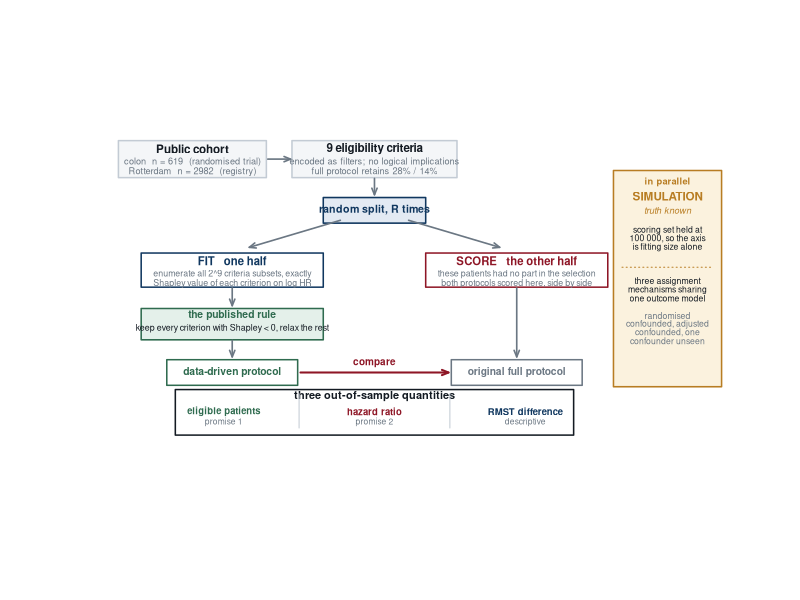

Reproduce this figure in R.
## Figure 1: the study design. The one thing a reader must take away is that the
## rule is FITTED on one half and the protocol it produces is SCORED on the other,
## so neither protocol had a hand in choosing itself.
## Pure graphics -- no data, no package. Run from the repository root.
dir.create("analysis/out", showWarnings = FALSE, recursive = TRUE)
png("analysis/out/fig_design.png", width = 2200, height = 1120, res = 200)
op <- par(mar = c(0,0,0,0), xpd = NA); on.exit(par(op))
plot(NA, xlim = c(0, 220), ylim = c(0, 112), axes = FALSE, xlab = "", ylab = "", asp = 1)

INK<-"#131A22"; MUT<-"#6B7783"; HAIR<-"#C3CBD4"
BLU<-"#10375F"; BLUF<-"#E3EAF3"; RED<-"#8E1626"; GRN<-"#2F6B4F"; GRNF<-"#E4F0EA"
OCH<-"#B87D23"; OCHF<-"#FBF2DE"

box <- function(x,y,w,h,fill,border) rect(x-w/2,y-h/2,x+w/2,y+h/2,col=fill,border=border,lwd=1.5)
lab <- function(x,y,t,cex=.62,col=INK,font=1) text(x,y,t,cex=cex,col=col,font=font)
arr <- function(x0,y0,x1,y1,col=MUT,lwd=1.6) arrows(x0,y0,x1,y1,length=.07,angle=22,col=col,lwd=lwd)

## ---------- inputs ----------
box(30,102,52,13,"#F4F6F8",HAIR)
lab(30,105.6,"Public cohort",.70,INK,2)
lab(30,101.0,"colon  n = 619  (randomised trial)",.55,MUT)
lab(30, 97.6,"Rotterdam  n = 2982  (registry)",.55,MUT)

box(94,102,58,13,"#F4F6F8",HAIR)
lab(94,105.6,"9 eligibility criteria",.70,INK,2)
lab(94,101.0,"encoded as filters; no logical implications",.55,MUT)
lab(94, 97.6,"full protocol retains 28% / 14%",.55,MUT)
arr(56.5,102,64.5,102)

## ---------- the split ----------
arr(94,95.2,94,89.5)
box(94,84,36,9,BLUF,BLU); lab(94,84,"random split, R times",.64,BLU,2)
arr(82,80.5,50,71); arr(106,80.5,138,71)

## ---------- fit ----------
box(44,63,64,12,"#FFFFFF",BLU)
lab(44,66.3,"FIT   one half",.68,BLU,2)
lab(44,61.6,"enumerate all 2^9 criteria subsets, exactly",.53,MUT)
lab(44,58.3,"Shapley value of each criterion on log HR",.53,MUT)
arr(44,56.7,44,50.5)
box(44,44,64,11,GRNF,GRN)
lab(44,47.0,"the published rule",.62,GRN,2)
lab(44,42.6,"keep every criterion with Shapley < 0, relax the rest",.53,INK)
arr(44,38.3,44,32.5)
box(44,27,46,9,"#FFFFFF",GRN); lab(44,27,"data-driven protocol",.62,GRN,2)

## ---------- score ----------
box(144,63,64,12,"#FFFFFF",RED)
lab(144,66.3,"SCORE   the other half",.68,RED,2)
lab(144,61.6,"these patients had no part in the selection",.53,MUT)
lab(144,58.3,"both protocols scored here, side by side",.53,MUT)
box(144,27,46,9,"#FFFFFF",MUT); lab(144,27,"original full protocol",.62,MUT,2)
arr(144,56.7,144,32.5)

## ---------- comparison ----------
arr(68,27,120,27,RED,2); lab(94,30.4,"compare",.60,RED,2)
box(94,13,140,16,"#FFFFFF",INK)
lab(94,18.6,"three out-of-sample quantities",.66,INK,2)
lab(41,13.4,"eligible patients",.57,GRN,2); lab(41, 9.6,"promise 1",.51,MUT)
lab(94,13.4,"hazard ratio",.57,RED,2);     lab(94, 9.6,"promise 2",.51,MUT)
lab(147,13.4,"RMST difference",.57,BLU,2); lab(147,9.6,"descriptive",.51,MUT)
segments(67.5,7.5,67.5,19.5,col=HAIR); segments(120.5,7.5,120.5,19.5,col=HAIR)

## ---------- simulation, its own column ----------
box(197,60,38,76,OCHF,OCH)
lab(197,94,"in parallel",.56,OCH,2)
lab(197,89,"SIMULATION",.70,OCH,2)
lab(197,84,"truth known",.55,OCH,3)
lab(197,77,"scoring set held at",.52,INK)
lab(197,74,"100 000, so the axis",.52,INK)
lab(197,71,"is fitting size alone",.52,INK)
segments(181,64,213,64,col=OCH,lty=3)
lab(197,59,"three assignment",.52,INK)
lab(197,56,"mechanisms sharing",.52,INK)
lab(197,53,"one outcome model",.52,INK)
lab(197,47,"randomised",.52,MUT)
lab(197,44,"confounded, adjusted",.52,MUT)
lab(197,41,"confounded, one",.52,MUT)
lab(197,38,"confounder unseen",.52,MUT)
dev.off(); cat("fig_design.png written\n")
